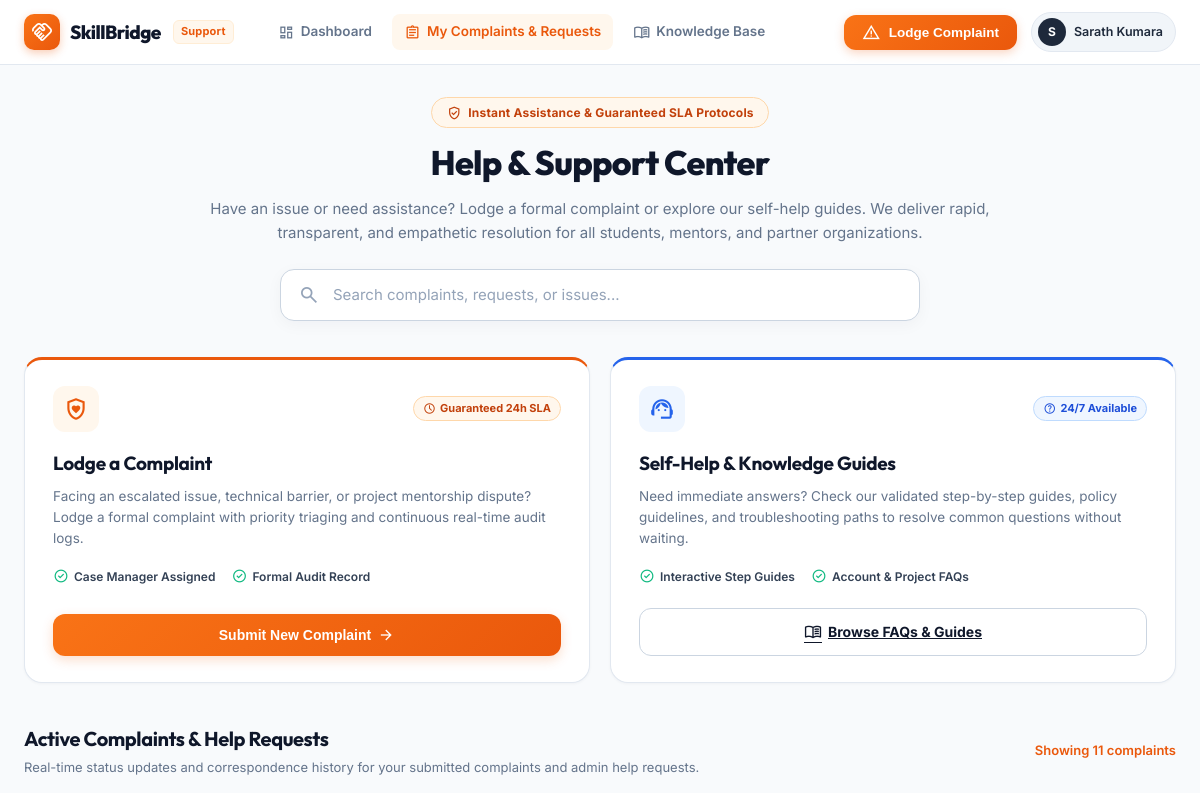
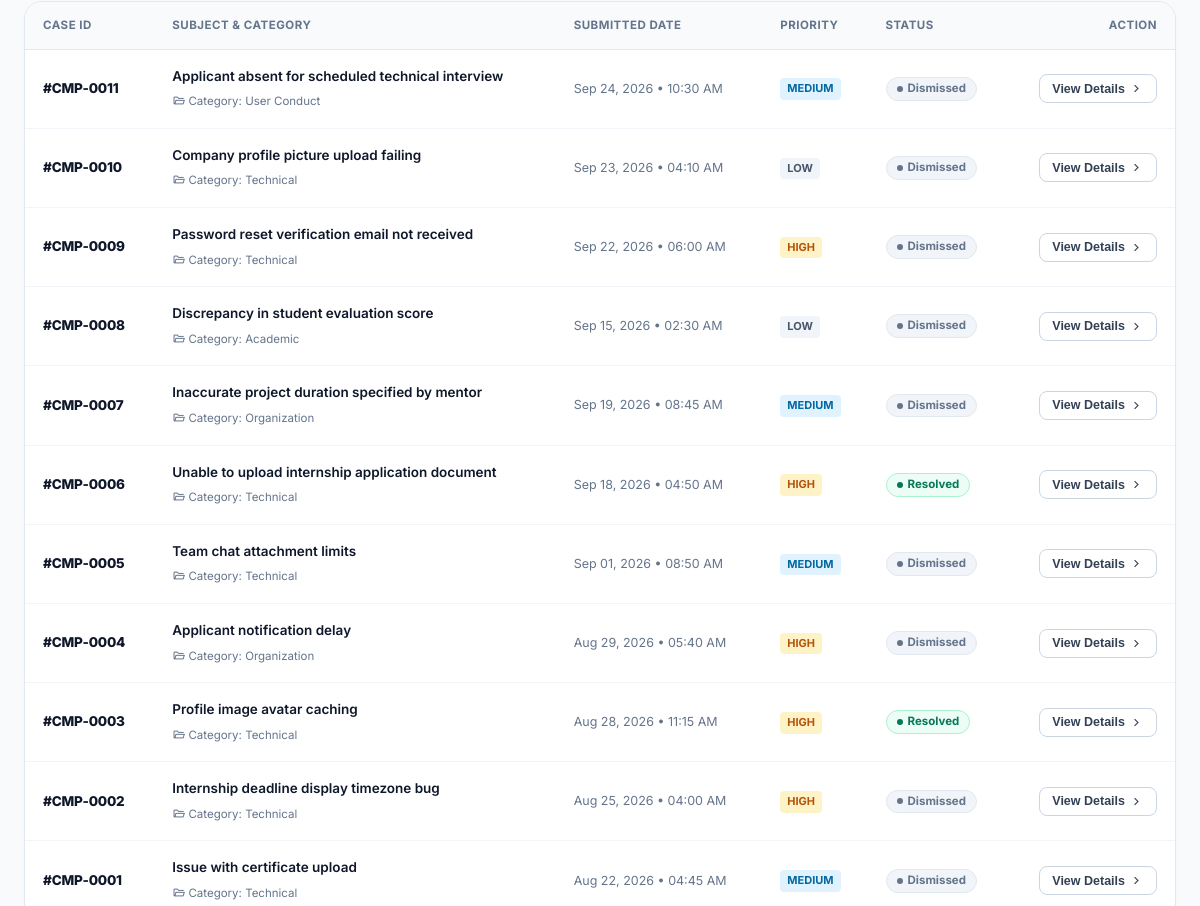
The app's page /help_center.php (signed in, upper part), older data (2 pictures, top to bottom).
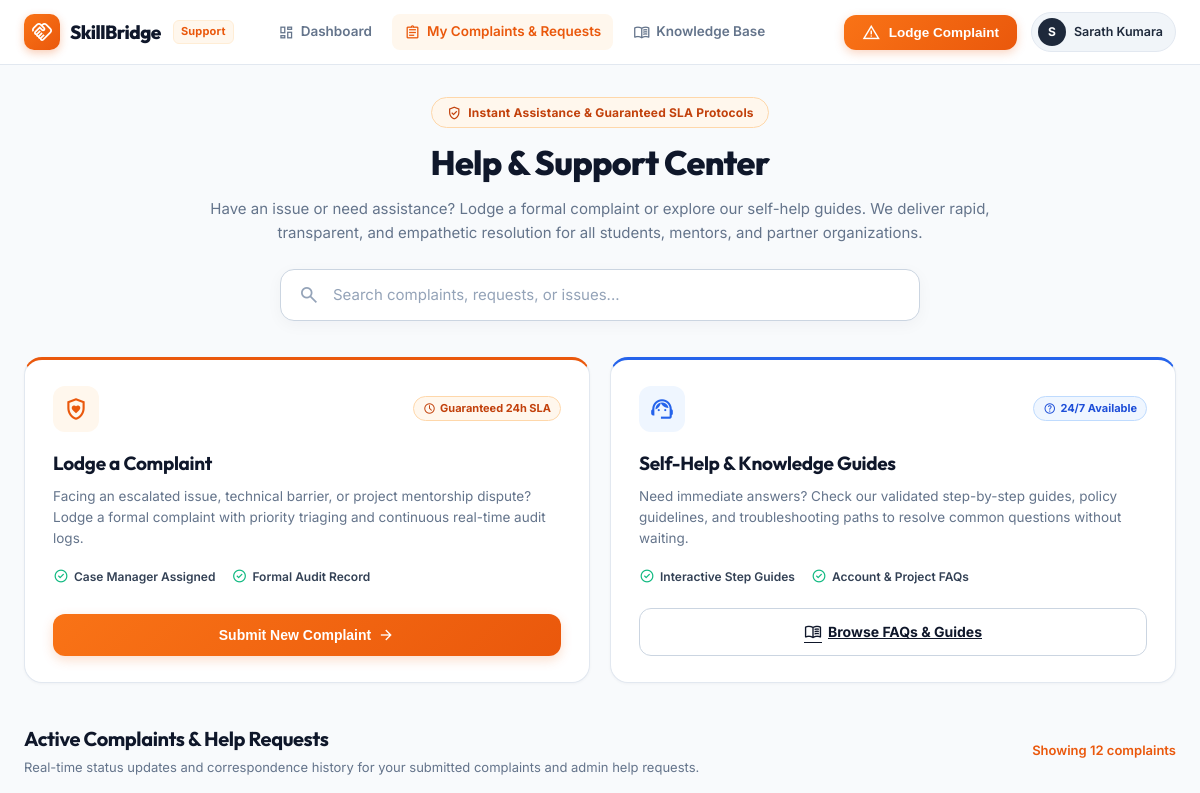
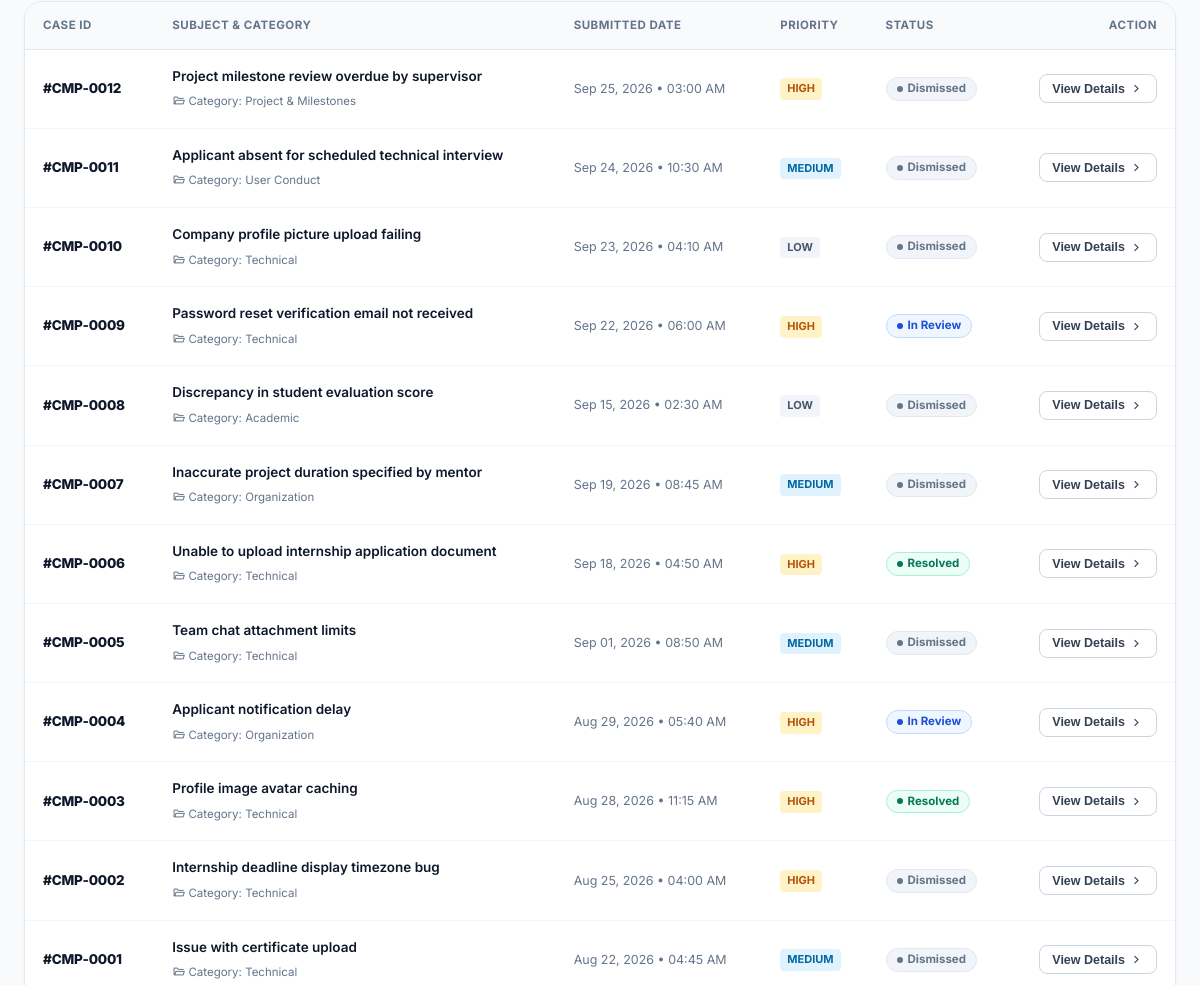
The same page, newer data (2 pictures, top to bottom).
### tables this page shows
CREATE TABLE `complain` (
  `id` int(11) NOT NULL,
  `email` varchar(100) NOT NULL,
  `title` varchar(100) NOT NULL,
  `category` varchar(50) DEFAULT 'Technical',
  `discription` text NOT NULL,
  `priority` enum('LOW','MEDIUM','HIGH','URGENT') NOT NULL DEFAULT 'MEDIUM',
  `status` enum('PENDING','IN_REVIEW','DISMISSED','RESOLVED') NOT NULL DEFAULT 'PENDING',
  `resolution_notes` text DEFAULT NULL,
  `create_at` timestamp NOT NULL DEFAULT current_timestamp(),
  `update_at` timestamp NULL DEFAULT current_timestamp() ON UPDATE current_timestamp()
);

### help_center.php (the view, shortened to what the changed rows need)
<?php
require_once __DIR__ . "/Config/db.php";
$isLoggedIn = is_logged_in();
$currentUser = current_user();
$userRole = strtolower($currentUser['role'] ?? 'guest');
$complaintList = [];
if ($userRole === 'admin') {
    $res = $conn->query("SELECT id, email, title, category, discription, priority, status, resolution_notes, create_at FROM complain ORDER BY id DESC LIMIT 50");
    if ($res) {
        while ($r = $res->fetch_assoc()) {
            $complaintList[] = $r;
        }
    }
} else {
    $complaintList = [];
}
?>
<!DOCTYPE html>
<html lang="en">
<head>
    <link rel="stylesheet" href="/Skill_Bridge_Group_Project/Assets/CSS/help_center.css?v=<?= time() ?>">
</head>
<body class="hc-body">
    <main class="hc-main">
        <section class="hc-hero">
            <h1>Help & Support Center</h1>
        </section>
        <section class="hc-action-cards">
            <div class="hc-card-feature card-lodge">
                <div>
                    <h2 class="hc-card-title">Lodge a Complaint</h2>
                </div>
            </div>
            <div class="hc-card-feature card-help">
                <div>
                    <h2 class="hc-card-title">Self-Help & Knowledge Guides</h2>
                </div>
            </div>
        </section>
        <section class="hc-section" id="complaintsSection">
            <div class="hc-section-header">
                <div class="hc-section-title-wrap">
                    <h2>Active Complaints & Help Requests</h2>
                </div>
                <div style="font-size: 13px; font-weight: 600; color: #ea580c;" id="hcTableCounter">
                    Showing <span id="hcCountNumber"><?= count($complaintList) ?></span> complaints
                </div>
            </div>
            <div class="hc-table-card">
                <div class="hc-table-responsive">
                    <table class="hc-table">
                        <thead>
                            <tr>
                                <th>Case ID</th>
                                <th>Subject & Category</th>
                                <th>Submitted Date</th>
                                <th>Priority</th>
                                <th>Status</th>
                                <th style="text-align: right;">Action</th>
                            </tr>
                        </thead>
                        <tbody id="hcComplaintsTableBody">
                            <?php if (!empty($complaintList)): ?>
                                <?php foreach ($complaintList as $c):
                                    $cid = intval($c['id']);
                                    $caseCode = '#CMP-' . sprintf('%04d', $cid);
                                    $rawStatus = strtoupper($c['status'] ?? 'PENDING');
                                    $rawPriority = strtoupper($c['priority'] ?? 'MEDIUM');
                                    $dateStr = !empty($c['create_at']) ? date('M d, Y • h:i A', strtotime($c['create_at'])) : 'Recently';
                                    $statusClass = 'status-pending';
                                    $statusLabel = 'Pending';
                                    if ($rawStatus === 'IN_REVIEW') {
                                        $statusClass = 'status-review';
                                        $statusLabel = 'In Review';
                                    } elseif ($rawStatus === 'RESOLVED') {
                                        $statusClass = 'status-resolved';
                                        $statusLabel = 'Resolved';
                                    } elseif ($rawStatus === 'DISMISSED') {
                                        $statusClass = 'status-dismissed';
                                        $statusLabel = 'Dismissed';
                                    }
                                    $priorityClass = 'priority-medium';
                                    if ($rawPriority === 'LOW') $priorityClass = 'priority-low';
                                    if ($rawPriority === 'HIGH') $priorityClass = 'priority-high';
                                ?>
                                    <tr class="hc-data-row"
                                        data-id="<?= $cid ?>"
                                        data-case="<?= htmlspecialchars($caseCode) ?>"
                                        data-title="<?= htmlspecialchars($c['title']) ?>"
                                        data-category="<?= htmlspecialchars($c['category'] ?? 'Technical') ?>"
                                        data-priority="<?= htmlspecialchars($rawPriority) ?>"
                                        data-status="<?= htmlspecialchars($rawStatus) ?>"
                                        data-email="<?= htmlspecialchars($c['email']) ?>"
                                        data-date="<?= htmlspecialchars($dateStr) ?>"
                                        data-desc="<?= htmlspecialchars($c['discription']) ?>"
                                        data-notes="<?= htmlspecialchars($c['resolution_notes'] ?? '') ?>">
                                        <td>
                                            <span class="hc-case-id"><?= htmlspecialchars($caseCode) ?></span>
                                        </td>
                                        <td>
                                            <div class="hc-meta-title"><?= htmlspecialchars($c['title']) ?></div>
                                            <div class="hc-meta-category">
                                                <span class="material-symbols-outlined" style="font-size:13px; vertical-align:-2px;">folder_open</span>
                                                Category: <?= htmlspecialchars($c['category'] ?? 'Technical') ?>
                                            </div>
                                        </td>
                                        <td style="color: #64748b; font-size: 12.5px; white-space: nowrap;">
                                            <?= htmlspecialchars($dateStr) ?>
                                        </td>
                                        <td>
                                            <span class="hc-priority-pill <?= $priorityClass ?>"><?= htmlspecialchars($rawPriority) ?></span>
                                        </td>
                                        <td>
                                            <span class="hc-status-pill <?= $statusClass ?>">
                                                <span style="display:inline-block; width:6px; height:6px; border-radius:50%; background:currentColor;"></span>
                                                <?= htmlspecialchars($statusLabel) ?>
                                            </span>
                                        </td>
                                        <td style="text-align: right;">
                                            <button type="button" class="hc-btn-view-details" data-id="<?= $cid ?>">
                                                <span>View Details</span>
                                                <span class="material-symbols-outlined" style="font-size: 15px;">chevron_right</span>
                                            </button>
                                        </td>
                                    </tr>
                                <?php endforeach; ?>
                            <?php endif; ?>
                        </tbody>
                    </table>
                </div>
            </div>
        </section>
    </main>
</body>
</html>

Row changes from the older to the newer data that the page shows:
added complain: id "#CMP-0012", title "Project milestone review overdue by supervisor", category "Project & Milestones", create_at "Sep 25, 2026 • 03:00 AM", priority "HIGH", status "Dismissed"
changed complain "#CMP-0009": status "Dismissed" → "In Review"
changed complain "#CMP-0004": status "Dismissed" → "In Review"
Text that changed along with them:
count($complaintList): "11" → "12"
